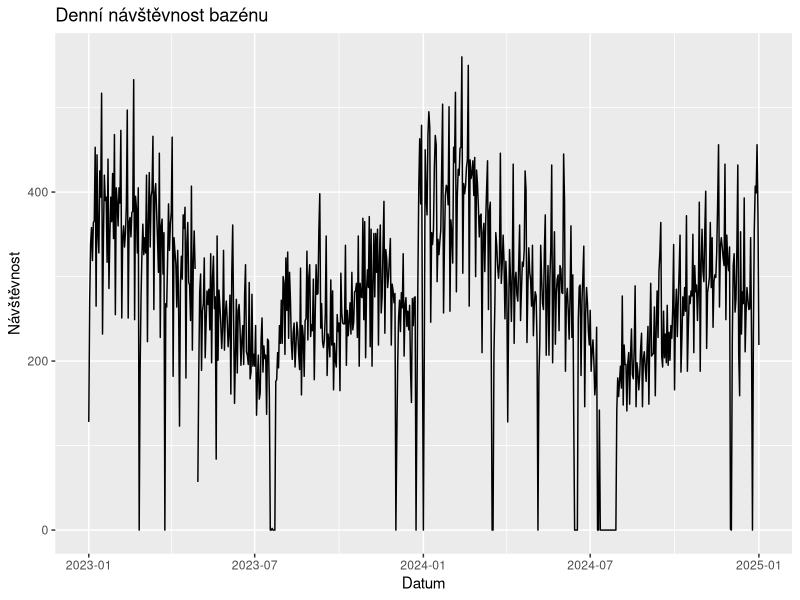
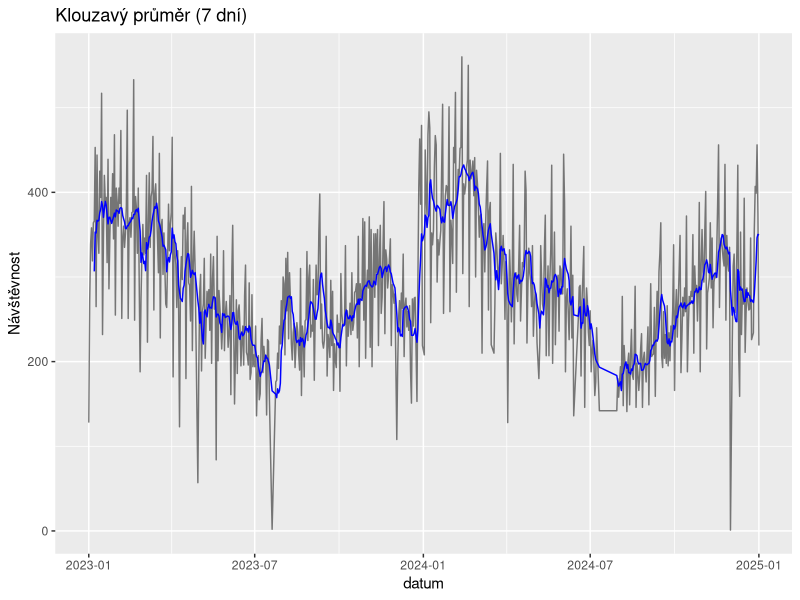
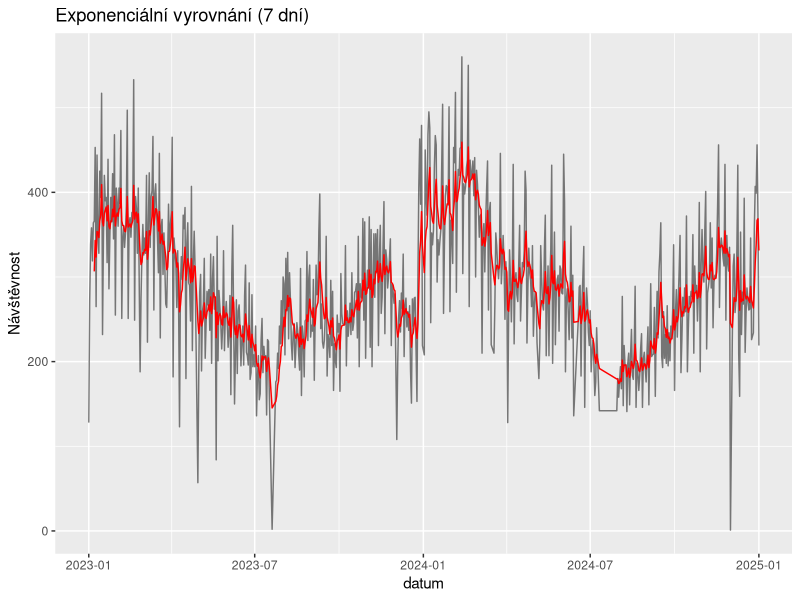
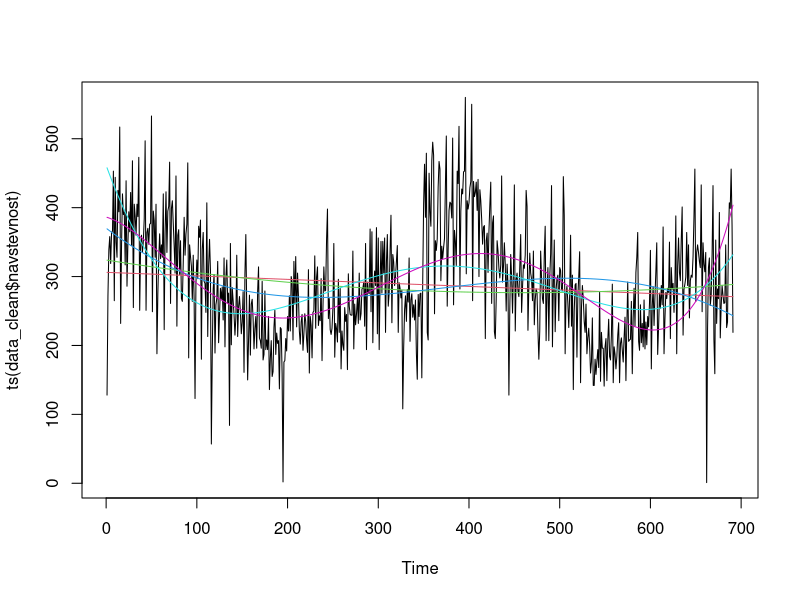
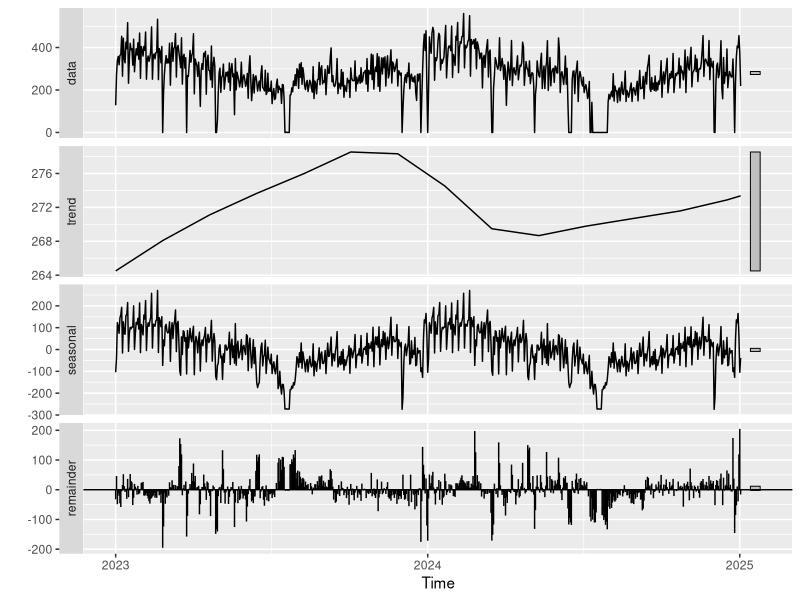
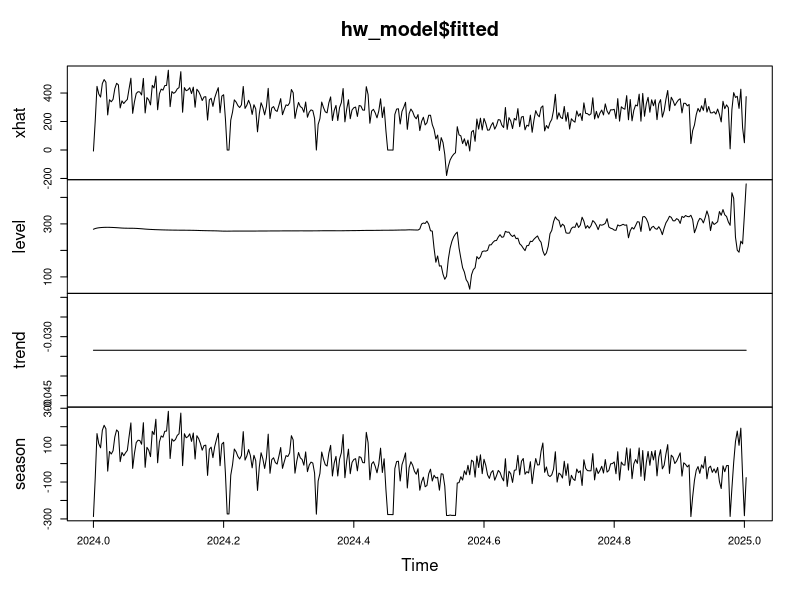
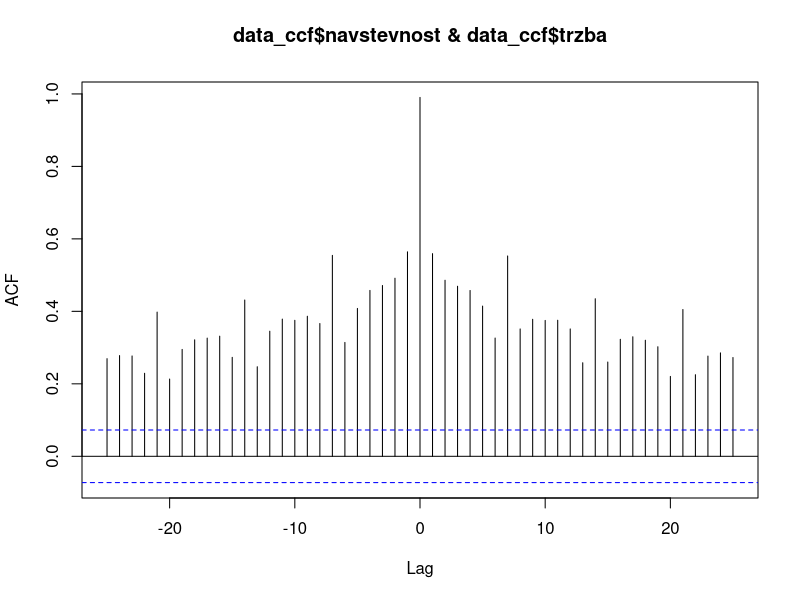
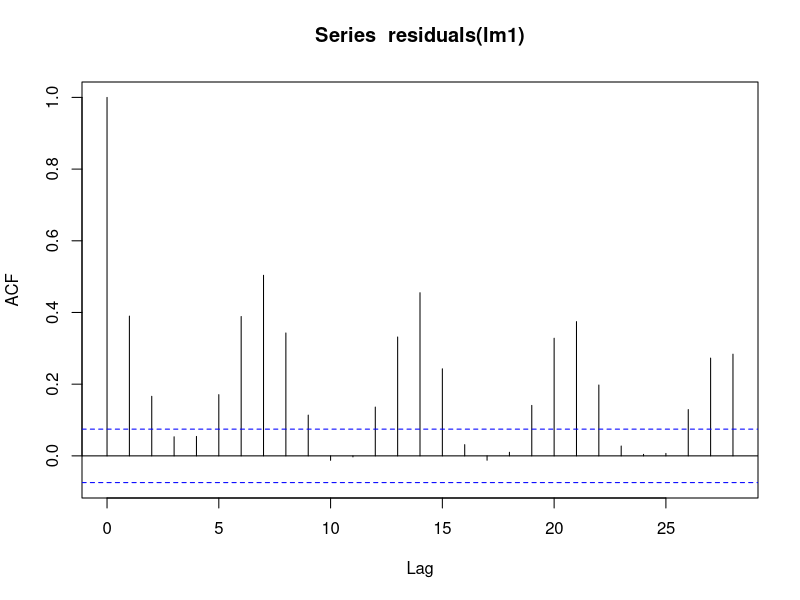

R code for these plots, in order:
## ---- chunk 1
library(tidyverse)
library(lubridate)
library(readr)
library(TTR)
library(forecast)
library(ggplot2)
library(stats)
## ---- chunk 2
data <- read_csv("zaznamy.csv")
colnames(data)
## ---- chunk 3
data <- data %>%
  mutate(
    datum = as.Date(datum),
    navstevnost = as.numeric(`návštěvnost`),
    trzba = as.numeric(gsub("\\s", "", `tržba`))
  )

ggplot(data, aes(x = datum, y = `návštěvnost`)) +
  geom_line() +
  labs(title = "Denní návštěvnost bazénu", x = "Datum", y = "Návštěvnost")
## ---- chunk 4

data_clean <- data %>%
  filter(!is.na(navstevnost), navstevnost > 0)

data_clean$ma7 <- SMA(data_clean$navstevnost, n = 7)
ggplot(data_clean, aes(x = datum)) +
  geom_line(aes(y = navstevnost), alpha = 0.5) +
  geom_line(aes(y = ma7), color = "blue") +
  labs(title = "Klouzavý průměr (7 dní)", y = "Návštěvnost")

rmse_sma <- sqrt(mean((data_clean$navstevnost[7:length(data_clean$navstevnost)] - data_clean$ma7[7:length(data_clean$ma7)])^2))
## ---- chunk 5
data_clean$ema7 <- EMA(data_clean$navstevnost, n = 7)
ggplot(data_clean, aes(x = datum)) +
  geom_line(aes(y = navstevnost), alpha = 0.5) +
  geom_line(aes(y = ema7), color = "red") +
  labs(title = "Exponenciální vyrovnání (7 dní)", y = "Návštěvnost")
## ---- chunk 6
cas <- 1:length(data_clean$navstevnost)

linear <- lm(data_clean$navstevnost ~ cas)
quadratic <- lm(data_clean$navstevnost ~ cas + I(cas^2))
cubic <- lm(data_clean$navstevnost ~ cas + I(cas^2) + I(cas^3))
tetral <- lm(data_clean$navstevnost ~ cas + I(cas^2) + I(cas^3) + I(cas^4))
quintal <- lm(data_clean$navstevnost ~ cas + I(cas^2) + I(cas^3) + I(cas^4) + I(cas^5))


plot(ts(data_clean$navstevnost))
lines(cas, fitted(linear), col = 2)
lines(cas, fitted(quadratic), col = 3)
lines(cas, fitted(cubic), col = 4)
lines(cas, fitted(tetral), col = 5)
lines(cas, fitted(quintal), col = 6)

BIC(linear)
BIC(quadratic)
BIC(cubic)
BIC(tetral)
BIC(quintal)
## ---- chunk 7

# Nahradíme odstávkové dny nulou, aby byla řada souvislá
data_full <- data
data_full$navstevnost[is.na(data_full$navstevnost)] <- 0

ts_navs <- ts(data_full$navstevnost, frequency = 365, start = c(2023, 1)) # Neměla by frekvence bejt 7?
decomp <- stl(ts_navs, s.window = "periodic")
summary(decomp)
autoplot(decomp)
## ---- chunk 8
hw_model <- HoltWinters(ts_navs)
plot(hw_model$fitted)
hw_model$SSE
## ---- chunk 9
auto.arima(ts_navs, seasonal = TRUE)
## ---- chunk 10
data_ccf <- data %>% filter(!is.na(navstevnost), !is.na(trzba))
ccf(data_ccf$navstevnost, data_ccf$trzba)
## ---- chunk 11
optim_lag <- 0
lm1 <- lm(navstevnost ~ lag(trzba, optim_lag), data = data_clean)
acf(residuals(lm1))
## ---- chunk 12
k <- 1
data_lag <- data_clean %>%
  mutate(trzba_lag = lag(trzba, k)) %>%
  filter(!is.na(trzba_lag), !is.na(navstevnost))

model <- lm(navstevnost ~ trzba_lag, data = data_lag)
acf(residuals(model))
## ---- chunk 13
#library(forecast)
#library(ggplot2)

ts_navs <- ts(data_full$navstevnost, frequency = 365) # nebo 365, pokud máš souvislé roční data
model <- auto.arima(ts_navs, seasonal = TRUE)
forecasted <- forecast(model, h = 10)
autoplot(forecasted)

model <- lm(navstevnost ~ trzba, data = data_clean)
future <- data.frame(trzba = c(1000, 1200, 1300, 1500, 1600, 1700, 1800, 2000, 2100, 2200)) # příklad
pred <- predict(model, newdata = future)
print(pred)

## ---- chunk 14
stlf_model <- stlf(ts_navs) # Model jako z stl
stlf_model$SSE
summary(stlf(ts_navs))
autoplot(stlf_model)
